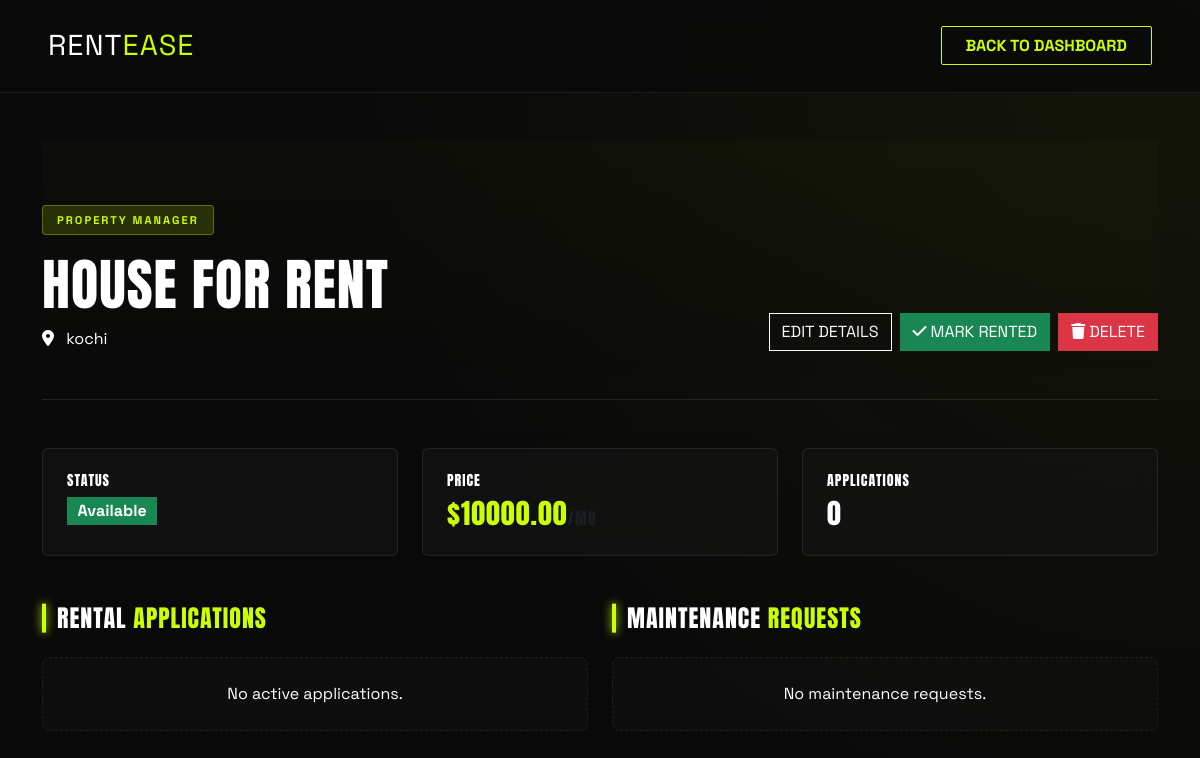
/manage-property/5/ (signed in), run on the app's committed database.
### core/models.py (models this page shows, shortened)
class Property(models.Model):
    class Status(models.TextChoices):
        PENDING_APPROVAL = "PENDING", "Pending Approval"
        AVAILABLE = "AVAILABLE", "Available"
        RENTED = "RENTED", "Rented"
        MAINTENANCE = "MAINTENANCE", "Maintenance"
    class Furnishing(models.TextChoices):
        UNFURNISHED = "UNFURNISHED", "Unfurnished"
        SEMI_FURNISHED = "SEMI_FURNISHED", "Semi-Furnished"
        FULLY_FURNISHED = "FULLY_FURNISHED", "Fully Furnished"
    class Facing(models.TextChoices):
        NORTH = "NORTH", "North"
        SOUTH = "SOUTH", "South"
        EAST = "EAST", "East"
        WEST = "WEST", "West"
        NORTHEAST = "NORTHEAST", "North-East"
        NORTHWEST = "NORTHWEST", "North-West"
        SOUTHEAST = "SOUTHEAST", "South-East"
        SOUTHWEST = "SOUTHWEST", "South-West"
    owner = models.ForeignKey(User, on_delete=models.CASCADE, related_name='properties')
    title = models.CharField(max_length=255)
    ad_title = models.CharField(max_length=255, blank=True, null=True, help_text="Short ad title")
    description = models.TextField()
    price = models.DecimalField(max_digits=10, decimal_places=2)
    location = models.CharField(max_length=255)
    property_type = models.CharField(max_length=100)
    bhk = models.IntegerField(default=1, help_text="Number of BHKs (Bedrooms)")
    bathrooms = models.IntegerField(default=1, help_text="Number of bathrooms")
    furnishing = models.CharField(max_length=50, choices=Furnishing.choices, default=Furnishing.SEMI_FURNISHED)
    super_built_area = models.DecimalField(max_digits=10, decimal_places=2, default=0, help_text="Super built area in sqft")
    bachelors_allowed = models.BooleanField(default=True, help_text="Are bachelors allowed?")
    total_floors = models.IntegerField(default=1, help_text="Total floors in the building")
    facing = models.CharField(max_length=50, choices=Facing.choices, default=Facing.NORTH)
    amenities = models.TextField(help_text="Comma-separated list of amenities", blank=True)
    status = models.CharField(max_length=50, choices=Status.choices, default=Status.PENDING_APPROVAL)
    is_paid = models.BooleanField(default=False)
    created_at = models.DateTimeField(auto_now_add=True)
    updated_at = models.DateTimeField(auto_now=True)
    class Meta:
        verbose_name_plural = "Properties"

### core/views.py (the view)
# urls.py: path('manage-property/<int:id>/', views.manage_property_view, name='manage_property'),
@login_required
def manage_property_view(request, id):
    property_obj = get_object_or_404(Property, id=id, owner=request.user)
    applications = RentalApplication.objects.filter(property=property_obj)
    maintenance_requests = MaintenanceRequest.objects.filter(property=property_obj)
    context = {
        'property': property_obj,
        'applications': applications,
        'maintenance_requests': maintenance_requests
    }
    return render(request, 'core/property_manage.html', context)

### core/templates/core/property_manage.html (shortened to what this page needs)
{% load static %}
<!DOCTYPE html>
<html lang="en">
<head>
    <link href="https://cdn.jsdelivr.net/npm/bootstrap@5.3.0/dist/css/bootstrap.min.css" rel="stylesheet">
    <link href="https://cdnjs.cloudflare.com/ajax/libs/font-awesome/6.4.0/css/all.min.css" rel="stylesheet">
    <link rel="stylesheet" href="{% static 'core/css/owner_dashboard.css' %}">
</head>
<body>
    <nav class="navbar navbar-expand-lg sticky-top">
        <div class="container-fluid px-5">
            <a class="navbar-brand" href="{% url 'index' %}">RENT<span>EASE</span></a>
            <div class="ms-auto">
                <a href="{% url 'dashboard' %}" class="btn-outline-acid">BACK TO DASHBOARD</a>
            </div>
        </div>
    </nav>
    <div class="container py-5">
        <div class="dashboard-header d-flex justify-content-between align-items-end">
            <div>
                <span class="role-badge">PROPERTY MANAGER</span>
                <h1 class="display-4 text-white m-0">{{ property.title }}</h1>
                <p class="text-gray mb-0 mt-2"><i class="fas fa-map-marker-alt me-2"></i> {{ property.location }}</p>
            </div>
            <div class="d-flex gap-2">
                <a href="{% url 'edit_property' property.id %}" class="btn btn-outline-light rounded-0">EDIT DETAILS</a>
                {% if property.status == 'AVAILABLE' %}
                    <a href="{% url 'mark_rented' property.id %}" class="btn btn-success rounded-0">
                        <i class="fas fa-check me-1"></i>MARK RENTED
                    </a>
                {% endif %}
                <button type="button" class="btn btn-danger rounded-0" data-bs-toggle="modal" data-bs-target="#deletePropertyModal">
                    <i class="fas fa-trash me-1"></i>DELETE
                </button>
            </div>
        </div>
        <div class="row g-4 mb-5">
            <div class="col-md-4">
                <div class="card-dash p-4">
                    <h5 class="text-gray small mb-2">STATUS</h5>
                    <span class="badge {% if property.status == 'AVAILABLE' %}bg-success{% else %}bg-secondary{% endif %} fs-6 rounded-0">
                        {{ property.get_status_display }}
                    </span>
                </div>
            </div>
            <div class="col-md-4">
                <div class="card-dash p-4">
                    <h5 class="text-gray small mb-2">PRICE</h5>
                    <h3 class="text-acid m-0">${{ property.price }}<small class="text-muted fs-6">/mo</small></h3>
                </div>
            </div>
            <div class="col-md-4">
                <div class="card-dash p-4">
                    <h5 class="text-gray small mb-2">APPLICATIONS</h5>
                    <h3 class="text-white m-0">{{ applications.count }}</h3>
                </div>
            </div>
        </div>
        <div class="row">
            <div class="col-lg-6">
                <h4 class="section-title text-white mb-4">RENTAL <span class="text-acid">APPLICATIONS</span></h4>
                {% if applications %}
                    {% for app in applications %}
                        <div class="card-dash p-3 mb-3">
                            <div class="d-flex justify-content-between">
                                <div>
                                    <h5 class="text-white mb-1">{{ app.tenant.username }}</h5>
                                    <small class="text-gray">{{ app.application_date|date:"M d, Y" }}</small>
                                </div>
                                <div>
                                    <span class="badge bg-secondary">{{ app.get_status_display }}</span>
                                </div>
                            </div>
                            {% if app.message %}
                                <p class="text-gray small mt-2 fst-italic">"{{ app.message }}"</p>
                            {% endif %}
                            <div class="mt-3">
                                <button class="btn btn-sm btn-acid rounded-0">View Profile</button>
                            </div>
                        </div>
                    {% endfor %}
                {% else %}
                    <div class="empty-state text-center py-4">
                        <p class="text-gray m-0">No active applications.</p>
                    </div>
                {% endif %}
            </div>
            <div class="col-lg-6">
                <h4 class="section-title text-white mb-4">MAINTENANCE <span class="text-acid">REQUESTS</span></h4>
                {% if maintenance_requests %}
                    {% for req in maintenance_requests %}
                        <div class="card-dash p-3 mb-3">
                            <div class="d-flex justify-content-between">
                                <h5 class="text-white mb-1">{{ req.title }}</h5>
                                <span class="badge {% if req.priority == 'HIGH' %}bg-danger{% else %}bg-info{% endif %} text-dark">{{ req.get_priority_display }}</span>
                            </div>
                            <p class="text-gray small mt-1">{{ req.description|truncatechars:50 }}</p>
                            <div class="mt-2">
                                <span class="text-muted small">Status: {{ req.get_status_display }}</span>
                            </div>
                        </div>
                    {% endfor %}
                {% else %}
                    <div class="empty-state text-center py-4">
                        <p class="text-gray m-0">No maintenance requests.</p>
                    </div>
                {% endif %}
            </div>
        </div>
    </div>
</body>
</html>

### core/static/core/css/owner_dashboard.css (style rules this page uses)
:root { --bg-core: #0a0a0a; --bg-surface: #141414; --acid-green: #CCFF00; --acid-green-dim: rgba(204, 255, 0, 0.15); --white: #ffffff; --gray: #a0a0a0; --border-color: rgba(255, 255, 255, 0.08); --glass-bg: rgba(20, 20, 20, 0.7); --glass-border: rgba(255, 255, 255, 0.08); --card-shadow: 0 8px 32px 0 rgba(0, 0, 0, 0.3); }
body { background-color: var(--bg-core); color: var(--white); font-family: 'Space Grotesk', sans-serif; min-height: 100vh; position: relative; margin: 0; }
body::before { content: ""; position: fixed; top: 0; left: 0; width: 100%; height: 100%; background: url('https://images.unsplash.com/photo-1486406146926-c627a92ad1ab?q=80&w=2070&auto=format&fit=crop'); background-size: cover; background-position: center; background-attachment: fixed; z-index: -2; filter: grayscale(100%) contrast(1.2) brightness(0.6); }
body::after { content: ""; position: fixed; top: 0; left: 0; width: 100%; height: 100%; background: radial-gradient(circle at top right, rgba(204, 255, 0, 0.05), transparent 60%), linear-gradient(to bottom, rgba(10, 10, 10, 0.85), rgba(10, 10, 10, 0.95)); z-index: -1; pointer-events: none; }
h1, h2, h3, h4, h5 { font-family: 'Anton', sans-serif; text-transform: uppercase; letter-spacing: 1px; }
.navbar { padding: 1.2rem 0; background: rgba(10, 10, 10, 0.85); backdrop-filter: blur(12px); border-bottom: 1px solid var(--border-color); position: sticky; top: 0; z-index: 1000; }
.navbar-brand { font-size: 1.8rem; color: var(--white); letter-spacing: 1px; }
.navbar-brand span { color: var(--acid-green); }
.btn-outline-acid { background: transparent; border: 1px solid var(--acid-green); color: var(--acid-green); font-weight: 700; text-transform: uppercase; padding: 8px 24px; font-family: 'Space Grotesk', sans-serif; transition: all 0.3s; text-decoration: none; border-radius: 2px; }
.dashboard-header { padding: 4rem 0 3rem; border-bottom: 1px solid var(--border-color); margin-bottom: 3rem; background: linear-gradient(180deg, rgba(204, 255, 0, 0.02) 0%, transparent 100%); }
.role-badge { background: var(--acid-green-dim); color: var(--acid-green); border: 1px solid rgba(204, 255, 0, 0.3); padding: 6px 14px; font-size: 0.7rem; text-transform: uppercase; font-weight: 700; display: inline-block; margin-bottom: 1rem; letter-spacing: 2px; border-radius: 4px; }
.section-title { position: relative; padding-left: 15px; margin-bottom: 1.5rem; font-size: 1.5rem; }
.section-title::before { content: ''; position: absolute; left: 0; top: 50%; transform: translateY(-50%); width: 4px; height: 100%; background: var(--acid-green); box-shadow: 0 0 10px var(--acid-green); }
.card-dash { background: var(--glass-bg); border: 1px solid var(--glass-border); transition: all 0.4s ease; backdrop-filter: blur(10px); border-radius: 6px; position: relative; overflow: hidden; height: 100%; }
.empty-state { border: 1px dashed var(--border-color); background: rgba(20, 20, 20, 0.4); border-radius: 8px; padding: 4rem 2rem; transition: 0.3s; }
.text-acid { color: var(--acid-green) !important; }

### data on the page
Property: title "HOUSE FOR RENT", location "kochi", status "Available", price "10000.00"

### other printed values
{{ applications.count }} "0"
